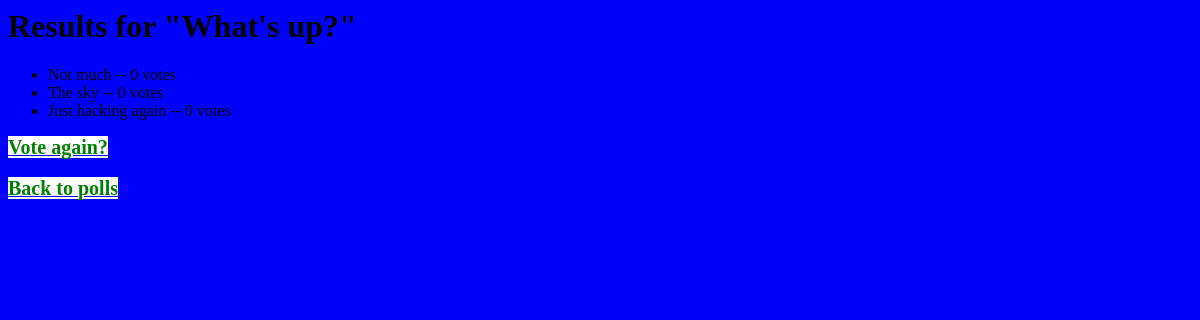
/polls/1/results/, run on an earlier commit of the app's database.
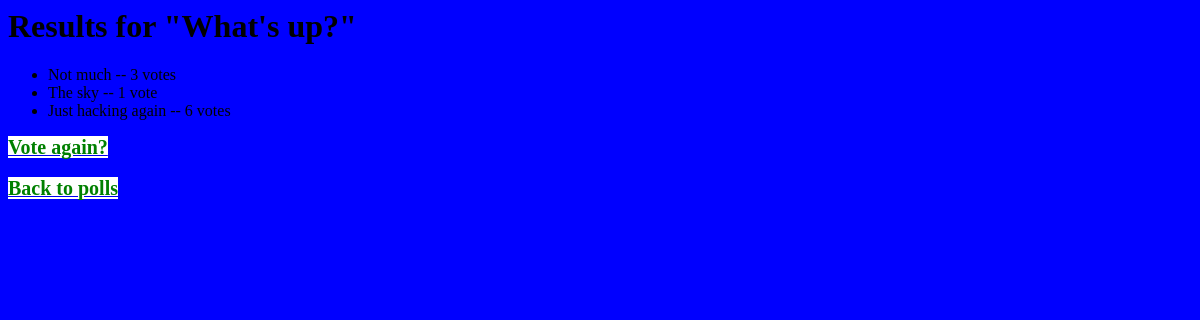
And on a later commit of the database.
### polls/models.py (models this page shows, shortened)
class Choice(models.Model):
	poll = models.ForeignKey(Poll)
	choice_text = models.CharField(max_length=200)
	votes = models.IntegerField(default=0)

### polls/views.py (the view)
# urls.py: url(r'^(?P<pk>\d+)/results/$', views.ResultsView.as_view(), name='results'),
class ResultsView(generic.DetailView):
	model=Poll
	template_name='polls/results.html'

### polls/templates/polls/results.html (shortened to what this page needs)
<h1>Results for "{{ poll.question }}"</h1>
<ul>
{% for choice in poll.choice_set.all %}
	<li>{{ choice.choice_text }} -- {{ choice.votes }} vote{{ choice.votes|pluralize }}</li>
	{% endfor %}
</ul>
<a href="{% url 'polls:detail' poll.id %}"><strong>Vote again?<strong></a><br><br>
<a href="{% url 'polls:index' %}"><strong>Back to polls</strong></a>

What changed in the data, as far as the page shows it:
changed Choice "Not much": votes "0" → "3"
changed Choice "The sky": votes "0" → "1"
changed Choice "Just hacking again": votes "0" → "6"
